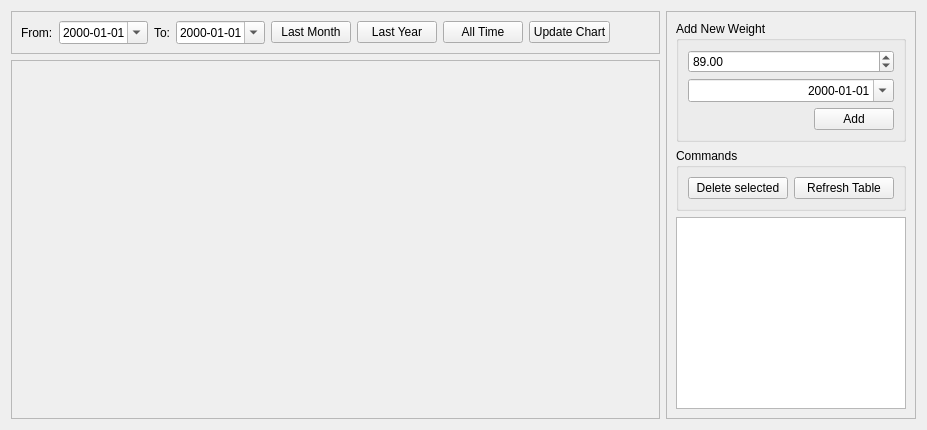
            <widget class="QWidget" name="tab_5">
              <attribute name="title">
                <string>Weight</string>
              </attribute>
              <layout class="QHBoxLayout" name="horizontalLayout_5">
                <item>
                  <layout class="QVBoxLayout" name="verticalLayout_6">
                    <item>
                      <widget class="QFrame" name="frame_weight_controls">
                        <property name="maximumSize">
                          <size>
                            <width>16777215</width>
                            <height>80</height>
                          </size>
                        </property>
                        <property name="frameShape">
                          <enum>QFrame::StyledPanel</enum>
                        </property>
                        <property name="frameShadow">
                          <enum>QFrame::Raised</enum>
                        </property>
                        <layout class="QHBoxLayout" name="horizontalLayout_weight_controls">
                          <item>
                            <widget class="QLabel" name="label_weight_from">
                              <property name="text">
                                <string>From:</string>
                              </property>
                            </widget>
                          </item>
                          <item>
                            <widget class="QDateEdit" name="dateEdit_weight_from">
                              <property name="displayFormat">
                                <string>yyyy-MM-dd</string>
                              </property>
                              <property name="calendarPopup">
                                <bool>true</bool>
                              </property>
                            </widget>
                          </item>
                          <item>
                            <widget class="QLabel" name="label_weight_to">
                              <property name="text">
                                <string>To:</string>
                              </property>
                            </widget>
                          </item>
                          <item>
                            <widget class="QDateEdit" name="dateEdit_weight_to">
                              <property name="displayFormat">
                                <string>yyyy-MM-dd</string>
                              </property>
                              <property name="calendarPopup">
                                <bool>true</bool>
                              </property>
                            </widget>
                          </item>
                          <item>
                            <widget class="QPushButton" name="pushButton_weight_last_month">
                              <property name="text">
                                <string>Last Month</string>
                              </property>
                            </widget>
                          </item>
                          <item>
                            <widget class="QPushButton" name="pushButton_weight_last_year">
                              <property name="text">
                                <string>Last Year</string>
                              </property>
                            </widget>
                          </item>
                          <item>
                            <widget class="QPushButton" name="pushButton_weight_all_time">
                              <property name="text">
                                <string>All Time</string>
                              </property>
                            </widget>
                          </item>
                          <item>
                            <widget class="QPushButton" name="pushButton_update_weight_chart">
                              <property name="text">
                                <string>Update Chart</string>
                              </property>
                            </widget>
                          </item>
                          <item>
                            <spacer name="horizontalSpacer_weight">
                              <property name="orientation">
                                <enum>Qt::Horizontal</enum>
                              </property>
                              <property name="sizeHint" stdset="0">
                                <size>
                                  <width>40</width>
                                  <height>20</height>
                                </size>
                              </property>
                            </spacer>
                          </item>
                        </layout>
                      </widget>
                    </item>
                    <item>
                      <widget class="QScrollArea" name="scrollArea_weight_chart">
                        <property name="widgetResizable">
                          <bool>true</bool>
                        </property>
                        <widget class="QWidget" name="scrollAreaWidgetContents_weight_chart">
                          <property name="geometry">
                            <rect>
                              <x>0</x>
                              <y>0</y>
                              <width>1073</width>
                              <height>762</height>
                            </rect>
                          </property>
                          <layout class="QVBoxLayout" name="verticalLayout_weight_chart_content" />
                        </widget>
                      </widget>
                    </item>
                  </layout>
                </item>
                <item>
                  <widget class="QFrame" name="frame_4">
                    <property name="minimumSize">
                      <size>
                        <width>250</width>
                        <height>0</height>
                      </size>
                    </property>
                    <property name="maximumSize">
                      <size>
                        <width>250</width>
                        <height>16777215</height>
                      </size>
                    </property>
                    <property name="frameShape">
                      <enum>QFrame::StyledPanel</enum>
                    </property>
                    <property name="frameShadow">
                      <enum>QFrame::Raised</enum>
                    </property>
                    <layout class="QVBoxLayout" name="verticalLayout_9">
                      <item>
                        <widget class="QGroupBox" name="groupBox_4">
                          <property name="title">
                            <string>Add New Weight</string>
                          </property>
                          <layout class="QVBoxLayout" name="verticalLayout_7">
                            <item>
                              <widget class="QDoubleSpinBox" name="doubleSpinBox_weight">
                                <property name="maximum">
                                  <double>300.000000000000000</double>
                                </property>
                                <property name="value">
                                  <double>89.000000000000000</double>
                                </property>
                              </widget>
                            </item>
                            <item>
                              <widget class="QDateEdit" name="dateEdit_weight">
                                <property name="minimumSize">
                                  <size>
                                    <width>191</width>
                                    <height>0</height>
                                  </size>
                                </property>
                                <property name="alignment">
                                  <set>Qt::AlignRight|Qt::AlignTrailing|Qt::AlignVCenter</set>
                                </property>
                                <property name="displayFormat">
                                  <string>yyyy-MM-dd</string>
                                </property>
                                <property name="calendarPopup">
                                  <bool>true</bool>
                                </property>
                              </widget>
                            </item>
                            <item>
                              <layout class="QHBoxLayout" name="horizontalLayout_15">
                                <item>
                                  <spacer name="horizontalSpacer_3">
                                    <property name="orientation">
                                      <enum>Qt::Horizontal</enum>
                                    </property>
                                    <property name="sizeHint" stdset="0">
                                      <size>
                                        <width>40</width>
                                        <height>20</height>
                                      </size>
                                    </property>
                                  </spacer>
                                </item>
                                <item>
                                  <widget class="QPushButton" name="pushButton_weight_add">
                                    <property name="text">
                                      <string>Add</string>
                                    </property>
                                  </widget>
                                </item>
                              </layout>
                            </item>
                          </layout>
                        </widget>
                      </item>
                      <item>
                        <widget class="QGroupBox" name="groupBox_6">
                          <property name="title">
                            <string>Commands</string>
                          </property>
                          <layout class="QVBoxLayout" name="verticalLayout_8">
                            <item>
                              <layout class="QHBoxLayout" name="horizontalLayout_16">
                                <item>
                                  <widget class="QPushButton" name="pushButton_weight_delete">
                                    <property name="text">
                                      <string>Delete selected</string>
                                    </property>
                                  </widget>
                                </item>
                                <item>
                                  <widget class="QPushButton" name="pushButton_weight_refresh">
                                    <property name="text">
                                      <string>Refresh Table</string>
                                    </property>
                                  </widget>
                                </item>
                              </layout>
                            </item>
                          </layout>
                        </widget>
                      </item>
                      <item>
                        <widget class="QTableView" name="tableView_weight" />
                      </item>
                    </layout>
                  </widget>
                </item>
              </layout>
            </widget>
